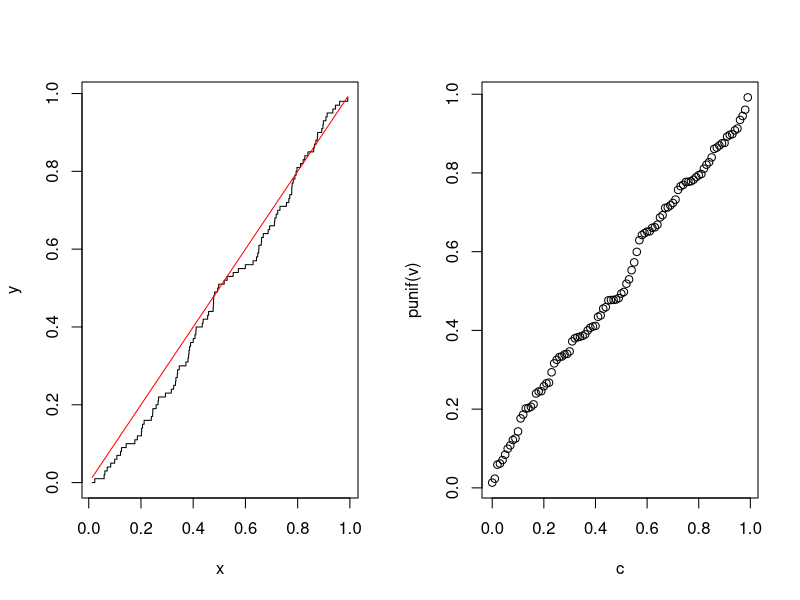
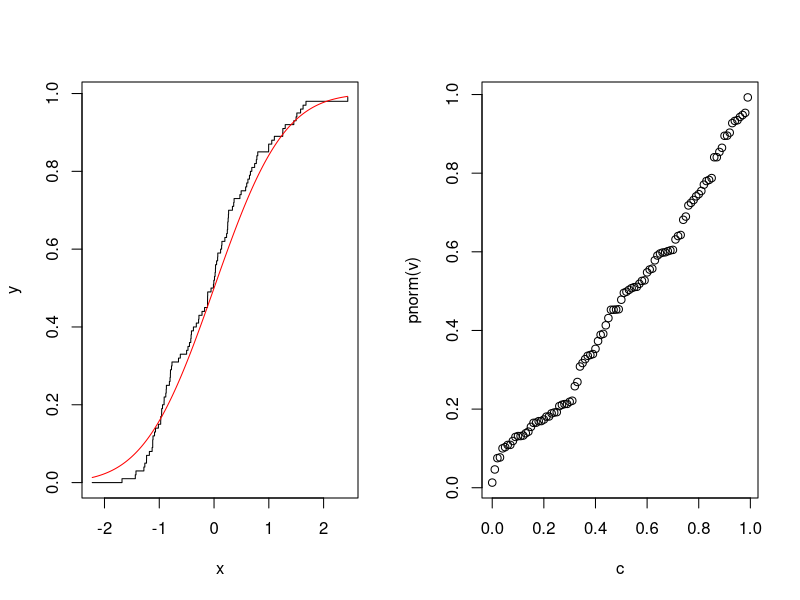
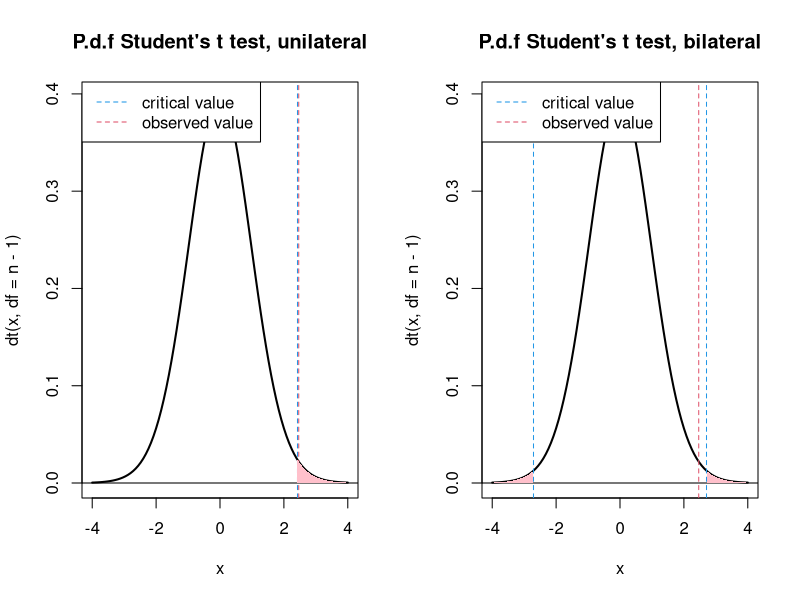

Here is the R script that generated these plots, in order:
## ---- chunk 1
knitr::opts_chunk$set(echo = TRUE)
## ---- chunk 2
f1 <- function(n) {
  set.seed(0)
  z <- rnorm(n)
  zneg <- 0; j <- 1
  for (i in 1:n) {
    if (z[i]<0) {
      zneg[j] <- z[i]
      j <- j + 1
    }
  }
  return(zneg)
}

# Rewritten function
f2 <- function(n) {
  set.seed(0)
  z <- rnorm(n)
  return(z[z<0.])
}

n <- 1000000

# Checks if the results are the same
cat("Mean absolute error between function returns:", mean(abs(f1(n) - f2(n))), "\n")

# Runtime of f1
system.time(f1(n))

# Runtime of f2
system.time(f2(n))
## ---- chunk 3
# Generate the matrix and the solution vector of the linear system
set.seed(0); n <- 1000
A <- matrix(runif(n*n),n,n); x.true <- runif(n)
y <- A%*%x.true

# Elapsed time solve method with inversion
system.time(
  {A_inv <- solve(A)
  x <- A_inv%*%y})
cat("Mean absolute error:", mean(abs(x-x.true)), "\n\n")

# Elapsed time pure solve method
system.time(x <- solve(A, y))
cat("Mean absolute error:", mean(abs(x-x.true)))
## ---- chunk 4
e_cdf <- function(x, plot.cdf = TRUE) {

  # We create the vector which will contain the cdf 
  q <- vector('numeric', length(x))

  # For the values of the cumulative distribution we have to count how many x_k
  # values there are less than x and divide it by the length of the vector
  for(i in 1:length(x)){
    q[i] <- mean(x < x[i])
  }
  
  # If plot.cdf==TRUE also the plot of the cdf should be returned
  if(plot.cdf) {
    # To obtain a plot I have to sort x and q
    plot(sort.int(x), sort.int(q), type="s", xlab = "x", ylab = "y")
  }                                      

  return(q)
}
## ---- chunk 5
n <- 100  # Number of extracted samples
k <- 1000 # Number of points to evaluate the true c.d.f
set.seed(0) # Sets the seed of the R random number generator
par(mfrow=c(1,2)) # Allows to show two plots side by side

# Comparison with the uniform distribution
v <- runif(n) 
c <- e_cdf(v)
x <- seq(min(v), max(v), length.out=k)
lines(x, punif(x), type="l", col = 'red')
qqplot(c, punif(v))

# Comparison with the gaussian distribution
v <- rnorm(n)
c <- e_cdf(v)
x <- seq(min(v), max(v), length.out=k)
lines(x, pnorm(x), type="l", col = 'red')
qqplot(c, pnorm(v))
## ---- chunk 6
age <- c(64, 95, 28, 64, 62, 54, 92, 96, 86, 69, 102, 75, 33,
         33, 68, 86, 45, 37, 59, 20, 33, 18, 7, 18, 38, 66,
         45, 66, 80, 69, 58, 44, 41, 70, 25, 51, 71, 68, 13, 38)
## ---- chunk 7
n = length(age)
mu = mean(age)
mu.std = sqrt(var(age)/n)
t.oss <- (mu-45)/mu.std # Observed t statistic
## ---- chunk 8
# Bilateral test: mu!=45
cat("p-value:", 2*pt(-t.oss, df = n-1), "\n")
cat("99 percent confidence interval:", c(qt(0.005, df=n-1), qt(0.995, df=n-1))*mu.std + mu, "\n")
## ---- chunk 9
# Bilateral test: mu<=45
cat("p-value:", pt(-t.oss, df = n-1), "\n")
cat("99 percent confidence interval:", qt(0.01, df=n-1)*mu.std + mu, "\n")
## ---- chunk 10
t_0.995 <- qt(0.995, df=n-1)
t_0.99 <- qt(0.99, df=n-1)

## Unilateral plot
curve(dt(x, df=n-1), xlim=c(-4, 4), main="P.d.f Student's t test, unilateral", lwd=2)
abline(v=t.oss, col=2, lty=2)
abline(v=t_0.99, col=4, lty=2)
abline(h=0)
legend("topleft", c("critical value", "observed value"), col=c(4,2), lty=c(2,2))

# To create the shaded area:
x1 = c(qt(0.99, n-1), seq(qt(0.99, n-1), 5, 0.00001), 1)
y1 = c(0, dt(seq(qt(0.99, n-1), 5, 0.00001), n-1), 0)
polygon(x1, y1, col="pink", border=NA)


## Bilateral plot
curve(dt(x, df=n-1), xlim=c(-4, 4), main="P.d.f Student's t test, bilateral", lwd=2)
abline(v=t.oss, col=2, lty=2)
abline(v=t_0.995, col=4, lty=2)
abline(h=0)
abline(v=-t_0.995, col=4, lty=2)
legend("topleft", c("critical value", "observed value"), col=c(4,2), lty=c(2,2))

# Right shaded area
x2r = c(qt(0.995, n-1), seq(qt(0.995, n-1), 4, 0.00001), 4)
y2r = c(0, dt(seq(qt(0.995, n-1), 4, 0.00001), n-1), 0)
polygon(x2r, y2r, col="pink", border=NA)

# Left shaded area
x2l = c(-4, seq(-4, qt(0.005, n-1), 0.00001), qt(0.005, n-1))
y2l = c(0, dt(seq(-4, qt(0.005, n-1), 0.00001), n-1), 0)
polygon(x2l, y2l, col="pink", border=NA)
